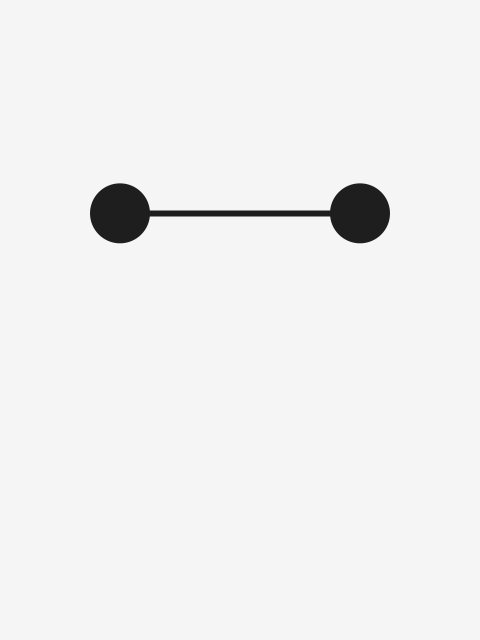
Frame 1 (no input)
Frame 2 (the mouse pressed at the canvas centre, redrawn once): identical to frame 1, image omitted

The Processing sketch that drew this single still picture (run headless with seeded random() and noise(); the mouse was pressed at the canvas centre and the sketch redrawn once):

// Processing sketch: big_hero_6
// ── big_hero_6.pde

// Manuale di Programmazione Cinematografica - Volume 2
// Daniele Olmisani, 2015

// Big Hero 6


final color PAPER = color(245);
final color INK = color(30);


void setup() {
  size(480, 640);
  noLoop();
}


void draw() {
  
  float size = 0.125*width;
  
  translate(width/2.0, height/3.0);
  
  background(PAPER);
  fill(INK);
  noStroke();
  
  ellipseMode(CENTER);
  ellipse(-width/4.0, 0, size, size);
  ellipse( width/4.0, 0, size, size);
  
  stroke(INK);
  strokeWeight(size/10.0);
  line(-width/4.0, 0, width/4.0, 0);
  
  save("big-hero-6.png");
}
